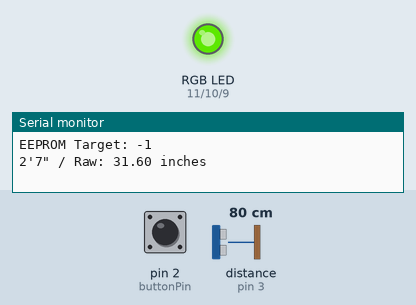
The sketch below on a simulated Arduino Uno, built with avr-gcc and run on an emulated ATmega328P. Shown: an RGB LED mixed from three pins (HIGH = lit), the last lines printed to the serial monitor. Wiring (inferred from the names in the program): ultrasonic range finder: trigger pin 6; echo pin 3. Inputs (shaded band) come from the test bench; at power-on: pin 2 (buttonPin) LOW, distance to the obstacle (sensor on pin 3) 80 cm. The echo pulse lasts 58.3 µs per cm; dim RGB values are drawn brighter than linear; EEPROM starts erased; pins used as bus, display or sensor lines are not drawn.

Above: at 1.2 s.
1.3 s: pin 2 (buttonPin) pulled HIGH for 3.2 s
At 1.8 s:
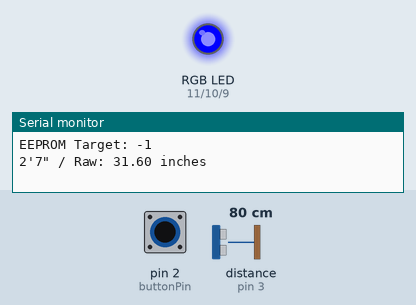
6.0 s: distance to the obstacle (sensor on pin 3) set to 85 cm
At 6.6 s:
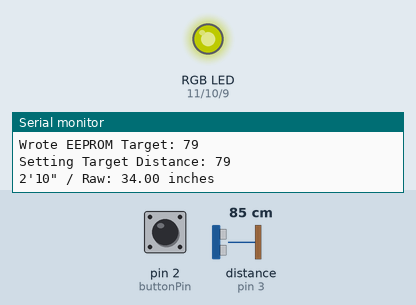
7.7 s: distance to the obstacle (sensor on pin 3) set to 57 cm
At 9.1 s:
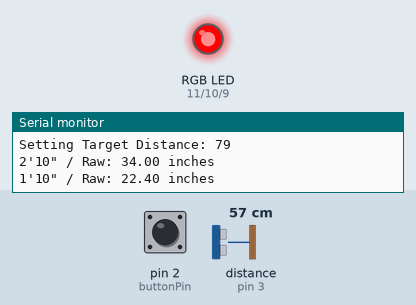
10.7 s: distance to the obstacle (sensor on pin 3) set to 250 cm
At 11.8 s:
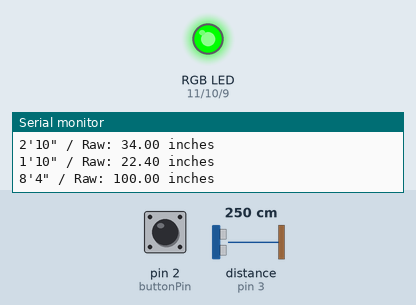
12.3 s: distance to the obstacle (sensor on pin 3) set to 231 cm
13.8 s: distance to the obstacle (sensor on pin 3) set to 223 cm
At 15.3 s:
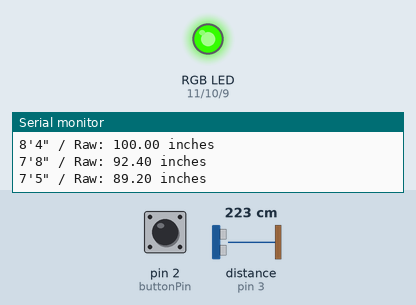
Timing chart, 0 to 25.5 s (numbered marks = the images above; inputs shaded):
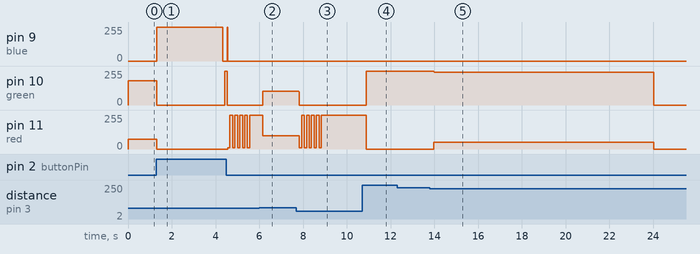

The sketch:

Distance_Light.ino
```cpp
/*

This is the code to my ultrasonic parking guide (ie a glorified tennisball on a string).
Parts of the code are based on the Arduino Ping sensor example.

- Expects HC-SR04 Ranging Detector Mod Distance Sensor Trigger and Echo pins connected to pins 3 and 6.
- Expects one standard RGB LED (the red green and blue #defines are for those pins on the LED.)
- Expects one momentary normally open button that throws HIGH to buttonPin when pressed.

LED will be green at >target distance + 150CM (5 Ft.)

LED gradients yellow to red from Target Distance+150CM to Target Distance

At target distance LED flashes red 5 times then goes to solid red.

Pressing the button and holding for 3 seconds will save the currently measured distance as the target distance.

The LED will turn blue while you're holding it, then flash green 3 times when the setting is saved to the first 4 bytes of the EEPROM.

Continuing to hold the button for another 3 seconds will cause the LED to turn red and the EEPROM will be written out all zeros.

LED color is based on a smoothed average that discards all raw values +/- 1 Standard Deviation from the average set.

If you put this on a hackduino / fresh ATMEGA chip with a programmer you may need to clear EEPROM with above procedure to get the sensor to behave properly (I had some strange results with a new chip).

The serial is only enabled for debugging, you could remove all of that if you weren't going to make any changes to make the compiled sketch smaller. You could also remove all math for Metric/Imperial conversion, since that was only for my benefit here in the US.

Distributed under GPLv3

*/

#include <EEPROM.h>

#define trigPin 6
#define buttonPin 2
#define echoPin 3
#define red 11
#define green 10
#define blue 9
#define RANGE 600

const int numReadings = 11;
const int defaultTarget = 60;
long distances[numReadings];
int readIndex = 0;
long total = 0;
long average = 0;
long lastAverage;
long target = defaultTarget;
long lastReading = 0;
int flashes = 0;

void setup() {
  Serial.begin (115200);
  pinMode(trigPin, OUTPUT);
  pinMode(echoPin, INPUT);
  pinMode(buttonPin, INPUT);
  pinMode(red, OUTPUT);
  pinMode(green, OUTPUT);
  pinMode(blue, OUTPUT);
  target = getTargetFromEEPROM();
  if(target == 0)
    target = defaultTarget;
  for (int thisReading = 0; thisReading < numReadings; thisReading++)
    distances[thisReading] = 0;
}

long getDistance()
{
  long duration, distance;
  digitalWrite(trigPin, LOW);  // Added this line
  delayMicroseconds(2); // Added this line
  digitalWrite(trigPin, HIGH);
  //delayMicroseconds(500);// - Removed this line
  delayMicroseconds(100); // Added this line
  digitalWrite(trigPin, LOW);
  duration = pulseIn(echoPin, HIGH);
  distance = (duration/2) / 29.1;

  if(distance <= RANGE &
    distance > 0)
  {
    total= total - distances[readIndex];
    distances[readIndex] = distance;
    total= total+distances[readIndex];
    readIndex = readIndex+1;

    if(readIndex >= numReadings)
      readIndex = 0;

    average = getCleanAverage(); //total/numReadings;
    int d = average - lastAverage;

    if(abs(d) >= 5)
    {
      lastAverage = average;
      lastReading = millis();
      //Serial.println(lastReading);
     int feet = (average/2.5)/12;
     int inches = (distance/2.5);
     inches = inches %12;
     Serial.print(feet);
     Serial.print("'");
     Serial.print(inches);
     Serial.print("\" / Raw: ");
     Serial.print(distance/2.5);
     Serial.println(" inches");
    }
  }

  return distance;
}


void loop() {

  long distance = getDistance();

  if(distance <= RANGE &
    distance > 0 &
    digitalRead(buttonPin) == LOW)
    {
      if((millis()-lastReading) >10000)
      {
        writeColor(0,0,0);
        delay(50);
      }
      else if(average >= target+150)
      {
        writeColor(0, 254,0);
      }
      else if(average < target+150
        & average > target
        )
      {

      flashes = 0;
      int D = average-target;
      int Top = target+150;
      int R = map(average, Top, target, 50, 100);
      int G = map(average, target, Top, 100, 254);
      writeColor(R,G,0);

    }
    else if (average <=target)
    {
      if(flashes < 5)
      {
        writeColor(10, 0, 0);
        delay(100);
        writeColor(254, 0, 0);
        delay(100);
        flashes++;
      }
      else
        writeColor(254, 0, 0);
    }
  }
  else if(digitalRead(buttonPin) == HIGH)
  {
    setTarget();
  }

  delay(20);
}

long getCleanAverage()
{
  long RetVal = 0;
  long V[numReadings];
  unsigned long T = 0;
  unsigned long mean;
  unsigned long stdDev = 0;
  int sig = 0;

  for(int i = 0; i <numReadings; i++)
  {
    if(distances[i] > 0)
    {
      T += distances[i];
      sig++;
    }
  }
  mean = T/sig;

  for (int i = 0; i <numReadings; i++)
  {
    V[i] = distances[i] - mean;
    V[i] = V[i]*V[i];
  }

  T = 0;

  for (int i = 0; i <sig; i++)
  {
    T+= V[i];
  }

  stdDev = T /sig;
  stdDev = sqrt(stdDev);
  sig=0;
  T = 0;

  for (int i = 0; i<numReadings; i++)
  {
     if(distances[i] <= mean + stdDev & distances[i] >= mean-stdDev)
        {
          sig++;
          T+= distances[i];
        }
  }

  RetVal = T/sig;

  if(RetVal == -1)
    RetVal = average; //If we fail the calculation, just return the existing average to keep everything smoothed.

  return RetVal;
}

void setTarget()
{
  long buttonPressed = millis();
  int greenFlashes = 0;
  int blueFlashes = 0;
  boolean EEPROMClear = false;

  while(digitalRead(buttonPin) == HIGH)
  {
    if(millis() - buttonPressed >= 3000)
    {
      if(greenFlashes == 0)
      {
        target = average;
        writeTargetToEEPROM(target);
        Serial.print("Setting Target Distance: ");
        Serial.println(target);
      }
      if(greenFlashes < 5)
      {
        writeColor(0, 0, 0);
        delay(100);
        writeColor(0, 254, 0);
        delay(100);
        greenFlashes++;
      }
      else
        writeColor(0, 254, 0);
    }
    else
      writeColor(0,0,254);

    if(millis() - buttonPressed >= 6000 & !EEPROMClear)
    {
      clearEEPROM();
      EEPROMClear = true;
      target = defaultTarget;
      if(blueFlashes < 5)
      {
        writeColor(0, 0, 0);
        delay(100);
        writeColor(0, 0, 254);
        delay(100);
        blueFlashes++;
      }
      else
        writeColor(0, 0, 254);
    }
    else
      writeColor(0,0,254);

    delay(1);
  }
}

void writeColor(int Red, int Green, int Blue)
{
  analogWrite(red, Red);
  analogWrite(green, Green);
  analogWrite(blue, Blue);
}


void clearEEPROM()
{
  Serial.print("Clearing EEPROM... ");

  writeColor(254, 0, 0);
  for (int i = 0; i < 1024; i++)
    EEPROM.write(i, 0);

  Serial.println("DONE.");

}

long getTargetFromEEPROM()
{
  byte buf[4];
  long retVal;

  for(int i = 0; i<4; i++)
    buf[i] = EEPROM.read(i);

  retVal = (unsigned long)(buf[3] << 24) | (buf[2] << 16) | (buf[1] << 8) | buf[0];

  Serial.print("EEPROM Target: ");
  Serial.println(retVal);
  return retVal;
}

void writeTargetToEEPROM(long target)
{
  byte buf[4];
  buf[0] = (byte) target;
  buf[1] = (byte) target >> 8;
  buf[2] = (byte) target >> 16;
  buf[3] = (byte) target >> 24;

  for(int i = 0; i<4; i++)
    EEPROM.write(i, buf[i]);

  Serial.print("Wrote EEPROM Target: ");
  Serial.println(target);
}
```

Measured:
- the behaviour switches between 80 and 81 cm on distance to the obstacle (sensor on pin 3) (found by bisection; images 1 and 2)
- the behaviour switches between 229 and 228 cm on distance to the obstacle (sensor on pin 3) (found by bisection; images 4 and 5)
- after the input at 1.3 s, pin 9 (blue): 0/255 → 254/255 at once, → 0/255 3.0 s later; pin 10 (green): 182/255 → 0/255 at once, → 254/255 3.1 s later, → 0/255 0.10 s later; pin 11 (red): 73/255 → 0/255 at once, then repeats every 0.23 s: 10/255 0.10 s, 254/255 0.13 s
- after the input at 6.0 s, pin 10 (green): 0/255 → 104/255 after 0.15 s, → 105/255 0.08 s later; pin 11 (red): 254/255 → 98/255 after 0.15 s
- after the input at 7.7 s, pin 10 (green): 105/255 → 0/255 after 0.11 s; pin 11 (red): 98/255 → 99/255 after 0.11 s, then repeats every 0.22 s: 10/255 0.10 s, 254/255 0.12 s, until it stays 254/255 from 8.8 s
- after the input at 10.7 s, pin 10 (green): 0/255 → 254/255 after 0.20 s; pin 11 (red): 254/255 → 0/255 after 0.20 s
- after the input at 13.8 s, pin 10 (green): 254/255 → 247/255 after 0.17 s, → 0/255 10.1 s later; pin 11 (red): 0/255 → 52/255 after 0.17 s, → 0/255 10.1 s later
